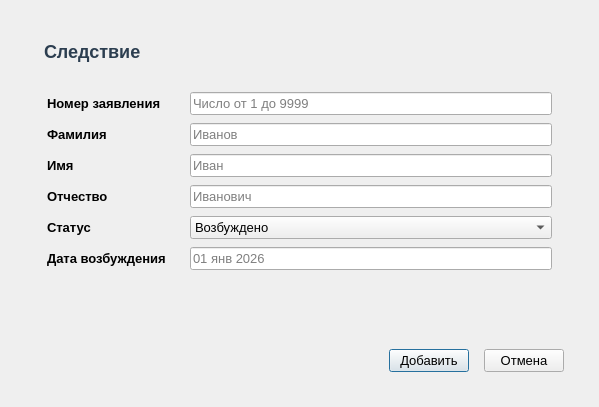
<?xml version="1.0" encoding="UTF-8"?>
<ui version="4.0">
 <class>InputInvestigationDialog</class>
 <widget class="QDialog" name="InputInvestigationDialog">
  <property name="enabled">
   <bool>true</bool>
  </property>
  <property name="geometry">
   <rect>
    <x>0</x>
    <y>0</y>
    <width>599</width>
    <height>407</height>
   </rect>
  </property>
  <property name="sizePolicy">
   <sizepolicy hsizetype="Minimum" vsizetype="Fixed">
    <horstretch>0</horstretch>
    <verstretch>40</verstretch>
   </sizepolicy>
  </property>
  <property name="minimumSize">
   <size>
    <width>400</width>
    <height>407</height>
   </size>
  </property>
  <property name="maximumSize">
   <size>
    <width>776</width>
    <height>505</height>
   </size>
  </property>
  <property name="font">
   <font>
    <pointsize>10</pointsize>
   </font>
  </property>
  <property name="windowTitle">
   <string>Dialog</string>
  </property>
  <property name="styleSheet">
   <string notr="true"/>
  </property>
  <layout class="QVBoxLayout" name="verticalLayout_5">
   <item>
    <widget class="QFrame" name="frame">
     <property name="sizePolicy">
      <sizepolicy hsizetype="Preferred" vsizetype="Fixed">
       <horstretch>0</horstretch>
       <verstretch>0</verstretch>
      </sizepolicy>
     </property>
     <layout class="QVBoxLayout" name="verticalLayout_4">
      <item>
       <widget class="QFrame" name="frame">
        <property name="sizePolicy">
         <sizepolicy hsizetype="Preferred" vsizetype="Fixed">
          <horstretch>0</horstretch>
          <verstretch>0</verstretch>
         </sizepolicy>
        </property>
        <layout class="QVBoxLayout" name="verticalLayout_3">
         <item>
          <widget class="QLabel" name="label_7">
           <property name="sizePolicy">
            <sizepolicy hsizetype="Preferred" vsizetype="Fixed">
             <horstretch>0</horstretch>
             <verstretch>0</verstretch>
            </sizepolicy>
           </property>
           <property name="minimumSize">
            <size>
             <width>698</width>
             <height>39</height>
            </size>
           </property>
           <property name="maximumSize">
            <size>
             <width>16777215</width>
             <height>40</height>
            </size>
           </property>
           <property name="styleSheet">
            <string notr="true">QLabel {
    font-size: 18px;
    font-weight: bold;
    color: #2c3e50;
    padding-left: 10px;   /* Отступ слева от края окна */
    padding-top: 10px;    /* Отступ сверху от Toolbar */
    padding-bottom: 5px;  /* Отступ снизу до таблицы */
}</string>
           </property>
           <property name="text">
            <string>Следствие</string>
           </property>
          </widget>
         </item>
         <item>
          <widget class="QFrame" name="frame">
           <property name="sizePolicy">
            <sizepolicy hsizetype="Preferred" vsizetype="Fixed">
             <horstretch>0</horstretch>
             <verstretch>0</verstretch>
            </sizepolicy>
           </property>
           <property name="minimumSize">
            <size>
             <width>0</width>
             <height>252</height>
            </size>
           </property>
           <layout class="QFormLayout" name="formLayout">
            <item row="0" column="0">
             <widget class="QFrame" name="frame">
              <property name="sizePolicy">
               <sizepolicy hsizetype="Preferred" vsizetype="Preferred">
                <horstretch>0</horstretch>
                <verstretch>0</verstretch>
               </sizepolicy>
              </property>
              <layout class="QVBoxLayout" name="verticalLayout">
               <property name="spacing">
                <number>8</number>
               </property>
               <property name="sizeConstraint">
                <enum>QLayout::SizeConstraint::SetNoConstraint</enum>
               </property>
               <item>
                <widget class="QLabel" name="label">
                 <property name="font">
                  <font>
                   <pointsize>10</pointsize>
                   <bold>true</bold>
                  </font>
                 </property>
                 <property name="text">
                  <string>Номер заявления</string>
                 </property>
                </widget>
               </item>
               <item>
                <widget class="QLabel" name="label_2">
                 <property name="font">
                  <font>
                   <pointsize>10</pointsize>
                   <bold>true</bold>
                  </font>
                 </property>
                 <property name="text">
                  <string>Фамилия</string>
                 </property>
                </widget>
               </item>
               <item>
                <widget class="QLabel" name="label_3">
                 <property name="font">
                  <font>
                   <pointsize>10</pointsize>
                   <bold>true</bold>
                  </font>
                 </property>
                 <property name="text">
                  <string>Имя</string>
                 </property>
                </widget>
               </item>
               <item>
                <widget class="QLabel" name="label_4">
                 <property name="font">
                  <font>
                   <pointsize>10</pointsize>
                   <bold>true</bold>
                  </font>
                 </property>
                 <property name="text">
                  <string>Отчество</string>
                 </property>
                </widget>
               </item>
               <item>
                <widget class="QLabel" name="label_5">
                 <property name="font">
                  <font>
                   <pointsize>10</pointsize>
                   <bold>true</bold>
                  </font>
                 </property>
                 <property name="text">
                  <string>Статус</string>
                 </property>
                </widget>
               </item>
               <item>
                <widget class="QLabel" name="label_6">
                 <property name="font">
                  <font>
                   <pointsize>10</pointsize>
                   <bold>true</bold>
                  </font>
                 </property>
                 <property name="text">
                  <string>Дата возбуждения</string>
                 </property>
                </widget>
               </item>
              </layout>
             </widget>
            </item>
            <item row="0" column="1">
             <widget class="QFrame" name="frame">
              <layout class="QVBoxLayout" name="verticalLayout_2">
               <property name="spacing">
                <number>8</number>
               </property>
               <item>
                <widget class="QLineEdit" name="NumberReportEditLine">
                 <property name="styleSheet">
                  <string notr="true">QLineEdit {
    color: #000000; /* Цвет обычного текста */
}
QLineEdit[text=&quot;&quot;] {
    /* Альтернативный хак для старых версий, если не работает палитра */
}
/* Для новых версий Qt */
QLineEdit::placeholder {
    color: #888888; /* Сделайте его явно серым/видимым */
}</string>
                 </property>
                 <property name="maxLength">
                  <number>4</number>
                 </property>
                 <property name="placeholderText">
                  <string comment="1-1000">Число от 1 до 9999</string>
                 </property>
                </widget>
               </item>
               <item>
                <widget class="QLineEdit" name="SurnameEditLine">
                 <property name="styleSheet">
                  <string notr="true">QLineEdit {
    color: #000000; /* Цвет обычного текста */
}
QLineEdit[text=&quot;&quot;] {
    /* Альтернативный хак для старых версий, если не работает палитра */
}
/* Для новых версий Qt */
QLineEdit::placeholder {
    color: #888888; /* Сделайте его явно серым/видимым */
}</string>
                 </property>
                 <property name="maxLength">
                  <number>50</number>
                 </property>
                 <property name="placeholderText">
                  <string comment="Иванов">Иванов</string>
                 </property>
                 <property name="clearButtonEnabled">
                  <bool>false</bool>
                 </property>
                </widget>
               </item>
               <item>
                <widget class="QLineEdit" name="NameEditLine">
                 <property name="styleSheet">
                  <string notr="true">QLineEdit {
    color: #000000; /* Цвет обычного текста */
}
QLineEdit[text=&quot;&quot;] {
    /* Альтернативный хак для старых версий, если не работает палитра */
}
/* Для новых версий Qt */
QLineEdit::placeholder {
    color: #888888; /* Сделайте его явно серым/видимым */
}</string>
                 </property>
                 <property name="maxLength">
                  <number>50</number>
                 </property>
                 <property name="placeholderText">
                  <string comment="Иван">Иван</string>
                 </property>
                </widget>
               </item>
               <item>
                <widget class="QLineEdit" name="PatronymicEditLine">
                 <property name="styleSheet">
                  <string notr="true">QLineEdit {
    color: #000000; /* Цвет обычного текста */
}
QLineEdit[text=&quot;&quot;] {
    /* Альтернативный хак для старых версий, если не работает палитра */
}
/* Для новых версий Qt */
QLineEdit::placeholder {
    color: #888888; /* Сделайте его явно серым/видимым */
}</string>
                 </property>
                 <property name="maxLength">
                  <number>50</number>
                 </property>
                 <property name="placeholderText">
                  <string>Иванович</string>
                 </property>
                </widget>
               </item>
               <item>
                <widget class="QComboBox" name="StatusBox">
                 <item>
                  <property name="text">
                   <string>Возбуждено</string>
                  </property>
                 </item>
                 <item>
                  <property name="text">
                   <string>Приостановлено</string>
                  </property>
                 </item>
                 <item>
                  <property name="text">
                   <string>На рассмотрении</string>
                  </property>
                 </item>
                 <item>
                  <property name="text">
                   <string>Закрыто</string>
                  </property>
                 </item>
                </widget>
               </item>
               <item>
                <widget class="QLineEdit" name="DateLineEdit">
                 <property name="styleSheet">
                  <string notr="true">QLineEdit {
    color: #000000; /* Цвет обычного текста */
}
QLineEdit[text=&quot;&quot;] {
    /* Альтернативный хак для старых версий, если не работает палитра */
}
/* Для новых версий Qt */
QLineEdit::placeholder {
    color: #888888; /* Сделайте его явно серым/видимым */
}</string>
                 </property>
                 <property name="maxLength">
                  <number>11</number>
                 </property>
                 <property name="placeholderText">
                  <string>01 янв 2026</string>
                 </property>
                </widget>
               </item>
              </layout>
             </widget>
            </item>
           </layout>
          </widget>
         </item>
        </layout>
       </widget>
      </item>
      <item>
       <widget class="QFrame" name="frame">
        <property name="sizePolicy">
         <sizepolicy hsizetype="Preferred" vsizetype="Fixed">
          <horstretch>0</horstretch>
          <verstretch>68</verstretch>
         </sizepolicy>
        </property>
        <property name="minimumSize">
         <size>
          <width>0</width>
          <height>68</height>
         </size>
        </property>
        <property name="maximumSize">
         <size>
          <width>16777215</width>
          <height>16777215</height>
         </size>
        </property>
        <layout class="QHBoxLayout" name="horizontalLayout_5">
         <property name="spacing">
          <number>15</number>
         </property>
         <property name="sizeConstraint">
          <enum>QLayout::SizeConstraint::SetMinimumSize</enum>
         </property>
         <property name="leftMargin">
          <number>15</number>
         </property>
         <property name="topMargin">
          <number>15</number>
         </property>
         <property name="rightMargin">
          <number>15</number>
         </property>
         <property name="bottomMargin">
          <number>15</number>
         </property>
         <item>
          <spacer name="horizontalSpacer">
           <property name="orientation">
            <enum>Qt::Orientation::Horizontal</enum>
           </property>
           <property name="sizeHint" stdset="0">
            <size>
             <width>40</width>
             <height>20</height>
            </size>
           </property>
          </spacer>
         </item>
         <item>
          <widget class="QPushButton" name="AddInvestigationButton">
           <property name="text">
            <string>Добавить</string>
           </property>
          </widget>
         </item>
         <item>
          <widget class="QPushButton" name="CanelButton">
           <property name="text">
            <string>Отмена</string>
           </property>
          </widget>
         </item>
        </layout>
       </widget>
      </item>
     </layout>
    </widget>
   </item>
  </layout>
 </widget>
 <resources/>
 <connections/>
</ui>
